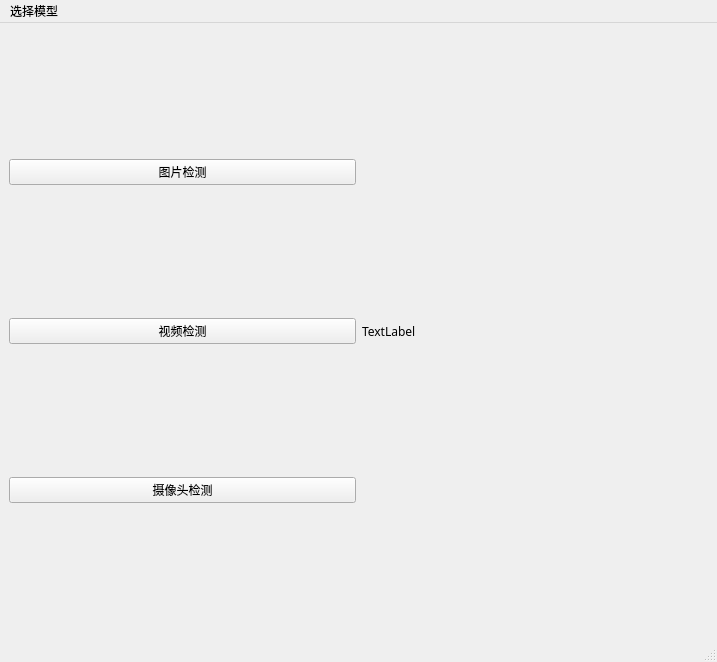
<?xml version="1.0" encoding="UTF-8"?>
<ui version="4.0">
 <class>MainWindow</class>
 <widget class="QMainWindow" name="MainWindow">
  <property name="geometry">
   <rect>
    <x>0</x>
    <y>0</y>
    <width>717</width>
    <height>662</height>
   </rect>
  </property>
  <property name="windowTitle">
   <string>MainWindow</string>
  </property>
  <widget class="QWidget" name="centralwidget">
   <layout class="QHBoxLayout" name="horizontalLayout">
    <item>
     <layout class="QVBoxLayout" name="verticalLayout_2">
      <property name="spacing">
       <number>6</number>
      </property>
      <item>
       <widget class="QPushButton" name="pushButton">
        <property name="text">
         <string>图片检测</string>
        </property>
       </widget>
      </item>
      <item>
       <widget class="QPushButton" name="pushButton_2">
        <property name="text">
         <string>视频检测</string>
        </property>
       </widget>
      </item>
      <item>
       <widget class="QPushButton" name="pushButton_3">
        <property name="text">
         <string>摄像头检测</string>
        </property>
       </widget>
      </item>
     </layout>
    </item>
    <item>
     <layout class="QVBoxLayout" name="verticalLayout_3">
      <item>
       <widget class="QLabel" name="label">
        <property name="enabled">
         <bool>true</bool>
        </property>
        <property name="font">
         <font>
          <family>Fira Code</family>
         </font>
        </property>
        <property name="text">
         <string>TextLabel</string>
        </property>
       </widget>
      </item>
     </layout>
    </item>
   </layout>
  </widget>
  <widget class="QStatusBar" name="statusbar"/>
  <widget class="QMenuBar" name="menubar">
   <property name="geometry">
    <rect>
     <x>0</x>
     <y>0</y>
     <width>717</width>
     <height>28</height>
    </rect>
   </property>
   <widget class="QMenu" name="menu">
    <property name="title">
     <string>选择模型</string>
    </property>
   </widget>
   <addaction name="menu"/>
  </widget>
 </widget>
 <resources/>
 <connections/>
</ui>
